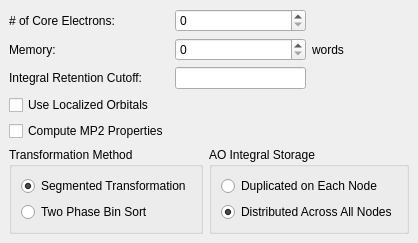
         <widget class="QWidget" name="mp2Widget" >
          <layout class="QGridLayout" >
           <property name="leftMargin" >
            <number>9</number>
           </property>
           <property name="topMargin" >
            <number>9</number>
           </property>
           <property name="rightMargin" >
            <number>9</number>
           </property>
           <property name="bottomMargin" >
            <number>9</number>
           </property>
           <property name="horizontalSpacing" >
            <number>6</number>
           </property>
           <property name="verticalSpacing" >
            <number>6</number>
           </property>
           <item row="5" column="2" colspan="2" >
            <widget class="QGroupBox" name="mp2IntegralGroup" >
             <property name="title" >
              <string>AO Integral Storage</string>
             </property>
             <property name="flat" >
              <bool>true</bool>
             </property>
             <layout class="QVBoxLayout" >
              <property name="spacing" >
               <number>6</number>
              </property>
              <property name="leftMargin" >
               <number>9</number>
              </property>
              <property name="topMargin" >
               <number>9</number>
              </property>
              <property name="rightMargin" >
               <number>9</number>
              </property>
              <property name="bottomMargin" >
               <number>9</number>
              </property>
              <item>
               <widget class="QRadioButton" name="mp2DuplicatedRadio" >
                <property name="text" >
                 <string>Duplicated on Each Node</string>
                </property>
               </widget>
              </item>
              <item>
               <widget class="QRadioButton" name="mp2DistributedRadio" >
                <property name="text" >
                 <string>Distributed Across All Nodes</string>
                </property>
                <property name="checked" >
                 <bool>true</bool>
                </property>
               </widget>
              </item>
             </layout>
            </widget>
           </item>
           <item row="1" column="3" >
            <widget class="QLabel" name="label_45" >
             <property name="text" >
              <string>words</string>
             </property>
            </widget>
           </item>
           <item row="1" column="0" >
            <widget class="QLabel" name="label_43" >
             <property name="text" >
              <string>Memory:</string>
             </property>
            </widget>
           </item>
           <item row="4" column="0" >
            <widget class="QCheckBox" name="mp2ComputeCheck" >
             <property name="text" >
              <string>Compute MP2 Properties</string>
             </property>
            </widget>
           </item>
           <item row="2" column="0" >
            <widget class="QLabel" name="label_44" >
             <property name="text" >
              <string>Integral Retention Cutoff:</string>
             </property>
            </widget>
           </item>
           <item row="2" column="1" colspan="2" >
            <widget class="QLineEdit" name="mp2IntegralLine" />
           </item>
           <item row="0" column="1" colspan="2" >
            <widget class="QSpinBox" name="mp2ElectronsSpin" />
           </item>
           <item row="3" column="0" >
            <widget class="QCheckBox" name="mp2LocalizedCheck" >
             <property name="text" >
              <string>Use Localized Orbitals</string>
             </property>
            </widget>
           </item>
           <item row="0" column="0" >
            <widget class="QLabel" name="label_42" >
             <property name="text" >
              <string># of Core Electrons:</string>
             </property>
            </widget>
           </item>
           <item row="5" column="0" colspan="2" >
            <widget class="QGroupBox" name="mp2TransformationGroup" >
             <property name="title" >
              <string>Transformation Method</string>
             </property>
             <property name="flat" >
              <bool>true</bool>
             </property>
             <layout class="QGridLayout" >
              <property name="leftMargin" >
               <number>9</number>
              </property>
              <property name="topMargin" >
               <number>9</number>
              </property>
              <property name="rightMargin" >
               <number>9</number>
              </property>
              <property name="bottomMargin" >
               <number>9</number>
              </property>
              <property name="horizontalSpacing" >
               <number>6</number>
              </property>
              <property name="verticalSpacing" >
               <number>6</number>
              </property>
              <item row="1" column="0" >
               <widget class="QRadioButton" name="mp2TwoRadio" >
                <property name="text" >
                 <string>Two Phase Bin Sort</string>
                </property>
               </widget>
              </item>
              <item row="0" column="0" >
               <widget class="QRadioButton" name="mp2SegmentedRadio" >
                <property name="text" >
                 <string>Segmented Transformation</string>
                </property>
                <property name="checked" >
                 <bool>true</bool>
                </property>
               </widget>
              </item>
             </layout>
            </widget>
           </item>
           <item row="1" column="1" colspan="2" >
            <widget class="QSpinBox" name="mp2MemorySpin" />
           </item>
           <item row="6" column="0" >
            <spacer>
             <property name="orientation" >
              <enum>Qt::Vertical</enum>
             </property>
             <property name="sizeHint" >
              <size>
               <width>20</width>
               <height>0</height>
              </size>
             </property>
            </spacer>
           </item>
          </layout>
         </widget>
